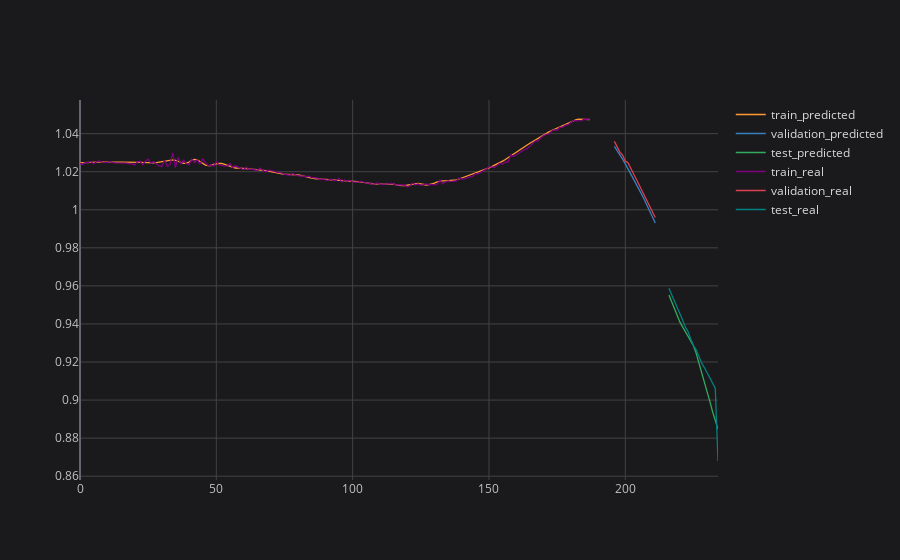

The cell this chart's notebook holds for it:
### Code cell
# plotting final result
plot_ticker = 'MSFT'
plot_feature = target_feature

pd.DataFrame.from_dict(final_prediction_results[plot_ticker][plot_feature]).iplot(title=f'{plot_ticker} {plot_feature} {plot_imf}', layout=space)

### Figure 1 — Plotly figure (JSON) as saved in the notebook; plotly's stock layout.template omitted (floating-point values rounded to 4 significant figures; data arrays with more than 128 entries replaced by an {"elided": "..."} marker saying what was removed)
{"data": [{"line": {"color": "rgba(255, 153, 51, 1.0)", "dash": "solid", "shape": "linear", "width": 1.3}, "mode": "lines", "name": "train_predicted", "text": "", "type": "scatter", "x": {"elided": "235 int values"}, "y": {"elided": "235 mixed values"}}, {"line": {"color": "rgba(55, 128, 191, 1.0)", "dash": "solid", "shape": "linear", "width": 1.3}, "mode": "lines", "name": "validation_predicted", "text": "", "type": "scatter", "x": {"elided": "235 int values"}, "y": {"elided": "235 mixed values"}}, {"line": {"color": "rgba(50, 171, 96, 1.0)", "dash": "solid", "shape": "linear", "width": 1.3}, "mode": "lines", "name": "test_predicted", "text": "", "type": "scatter", "x": {"elided": "235 int values"}, "y": {"elided": "235 mixed values"}}, {"line": {"color": "rgba(128, 0, 128, 1.0)", "dash": "solid", "shape": "linear", "width": 1.3}, "mode": "lines", "name": "train_real", "text": "", "type": "scatter", "x": {"elided": "235 int values"}, "y": {"elided": "235 mixed values"}}, {"line": {"color": "rgba(219, 64, 82, 1.0)", "dash": "solid", "shape": "linear", "width": 1.3}, "mode": "lines", "name": "validation_real", "text": "", "type": "scatter", "x": {"elided": "235 int values"}, "y": {"elided": "235 mixed values"}}, {"line": {"color": "rgba(0, 128, 128, 1.0)", "dash": "solid", "shape": "linear", "width": 1.3}, "mode": "lines", "name": "test_real", "text": "", "type": "scatter", "x": {"elided": "235 int values"}, "y": {"elided": "235 mixed values"}}], "layout": {"legend": {"bgcolor": "#1A1A1C", "font": {"color": "#D9D9D9", "size": 12}}, "paper_bgcolor": "#1A1A1C", "plot_bgcolor": "#1A1A1C", "title": {"font": {"color": "#D9D9D9"}, "x": 0.5}, "xaxis": {"gridcolor": "#434343", "showgrid": true, "tickfont": {"color": "#C2C2C2", "size": 12}, "title": {"font": {"color": "#D9D9D9"}}, "zerolinecolor": "#666570"}, "yaxis": {"gridcolor": "#434343", "showgrid": true, "tickfont": {"color": "#C2C2C2", "size": 12}, "title": {"font": {"color": "#D9D9D9"}}, "zerolinecolor": "#666570"}}}
